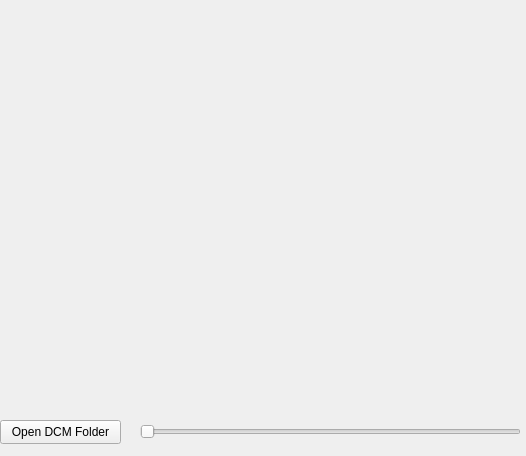
<?xml version="1.0" encoding="UTF-8"?>
<ui version="4.0">
 <class>MainWindow</class>
 <widget class="QMainWindow" name="MainWindow">
  <property name="geometry">
   <rect>
    <x>0</x>
    <y>0</y>
    <width>526</width>
    <height>456</height>
   </rect>
  </property>
  <property name="windowTitle">
   <string>MainWindow</string>
  </property>
  <widget class="QWidget" name="centralWidget">
   <widget class="QVTKWidget" name="vtkRenderer" native="true">
    <property name="geometry">
     <rect>
      <x>0</x>
      <y>0</y>
      <width>521</width>
      <height>411</height>
     </rect>
    </property>
   </widget>
   <widget class="QPushButton" name="btnOpenDCMFolder">
    <property name="geometry">
     <rect>
      <x>0</x>
      <y>420</y>
      <width>121</width>
      <height>24</height>
     </rect>
    </property>
    <property name="text">
     <string>Open DCM Folder</string>
    </property>
   </widget>
   <widget class="QSlider" name="hSliderDCM">
    <property name="geometry">
     <rect>
      <x>140</x>
      <y>420</y>
      <width>381</width>
      <height>23</height>
     </rect>
    </property>
    <property name="orientation">
     <enum>Qt::Horizontal</enum>
    </property>
   </widget>
  </widget>
 </widget>
 <layoutdefault spacing="6" margin="11"/>
 <customwidgets>
  <customwidget>
   <class>QVTKWidget</class>
   <extends>QWidget</extends>
   <header>QVTKWidget.h</header>
   <container>1</container>
  </customwidget>
 </customwidgets>
 <resources/>
 <connections/>
</ui>
